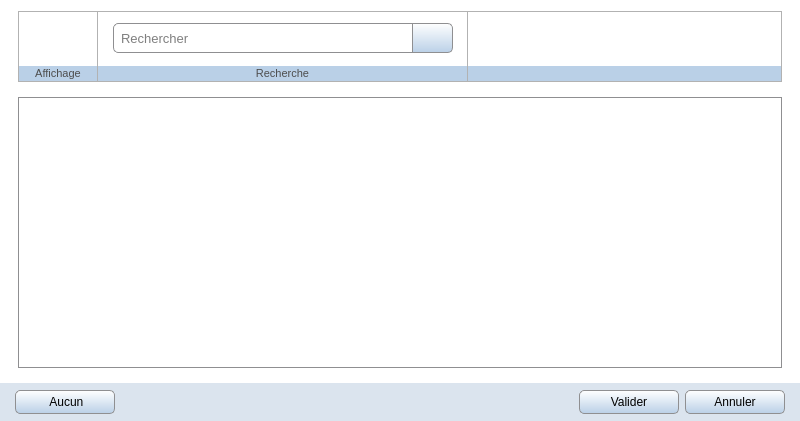
<?xml version="1.0" encoding="UTF-8"?>
<ui version="4.0">
 <class>Structure</class>
 <widget class="QWidget" name="Structure">
  <property name="windowModality">
   <enum>Qt::WindowModal</enum>
  </property>
  <property name="geometry">
   <rect>
    <x>0</x>
    <y>0</y>
    <width>800</width>
    <height>421</height>
   </rect>
  </property>
  <property name="windowIcon">
   <iconset resource="../icones/icons.qrc">
    <normaloff>:/Images/asc.svg</normaloff>:/Images/asc.svg</iconset>
  </property>
  <property name="styleSheet">
   <string notr="true">QWidget#Structure {background:#FFFFFF}</string>
  </property>
  <layout class="QGridLayout" name="gridLayout">
   <property name="leftMargin">
    <number>0</number>
   </property>
   <property name="rightMargin">
    <number>0</number>
   </property>
   <property name="bottomMargin">
    <number>0</number>
   </property>
   <property name="horizontalSpacing">
    <number>9</number>
   </property>
   <property name="verticalSpacing">
    <number>15</number>
   </property>
   <item row="1" column="0">
    <spacer name="horizontalSpacer_5">
     <property name="orientation">
      <enum>Qt::Horizontal</enum>
     </property>
     <property name="sizeType">
      <enum>QSizePolicy::Fixed</enum>
     </property>
     <property name="sizeHint" stdset="0">
      <size>
       <width>9</width>
       <height>20</height>
      </size>
     </property>
    </spacer>
   </item>
   <item row="1" column="2">
    <spacer name="horizontalSpacer_6">
     <property name="orientation">
      <enum>Qt::Horizontal</enum>
     </property>
     <property name="sizeType">
      <enum>QSizePolicy::Fixed</enum>
     </property>
     <property name="sizeHint" stdset="0">
      <size>
       <width>9</width>
       <height>20</height>
      </size>
     </property>
    </spacer>
   </item>
   <item row="0" column="1">
    <widget class="QWidget" name="actionbar" native="true">
     <property name="minimumSize">
      <size>
       <width>0</width>
       <height>71</height>
      </size>
     </property>
     <property name="maximumSize">
      <size>
       <width>16777215</width>
       <height>71</height>
      </size>
     </property>
     <property name="styleSheet">
      <string notr="true">QWidget#actionbar { border:1px solid #B2B2B2}</string>
     </property>
     <layout class="QGridLayout" name="gridLayout_2">
      <property name="leftMargin">
       <number>0</number>
      </property>
      <property name="topMargin">
       <number>0</number>
      </property>
      <property name="rightMargin">
       <number>0</number>
      </property>
      <property name="bottomMargin">
       <number>0</number>
      </property>
      <property name="spacing">
       <number>0</number>
      </property>
      <item row="0" column="2">
       <widget class="QPushButton" name="collapse_all">
        <property name="enabled">
         <bool>true</bool>
        </property>
        <property name="sizePolicy">
         <sizepolicy hsizetype="Minimum" vsizetype="Minimum">
          <horstretch>0</horstretch>
          <verstretch>0</verstretch>
         </sizepolicy>
        </property>
        <property name="minimumSize">
         <size>
          <width>40</width>
          <height>0</height>
         </size>
        </property>
        <property name="toolTip">
         <string>Replier tous les éléments</string>
        </property>
        <property name="styleSheet">
         <string notr="true">QPushButton{border: 0px solid #B2B2B2; border-right-width: 1px; padding-top: 1px; padding-left: 1px; }
QPushButton:hover{border-top-width: 1px; border-left-width: 1px; padding: 0px; background-color: qlineargradient(spread:pad, x1:0, y1:0, x2:0, y2:1, stop:0 #BAD0E7, stop:1 #FFFFFF); }
QPushButton:pressed{border-top-width: 1px; border-left-width: 1px; padding: 0px; background-color: qlineargradient(spread:pad, x1:0, y1:0, x2:0, y2:1, stop:0 #FFFFFF, stop:1 #8FADCC); }</string>
        </property>
        <property name="text">
         <string/>
        </property>
        <property name="icon">
         <iconset resource="../icones/icons.qrc">
          <normaloff>:/Images/collapse_all.png</normaloff>:/Images/collapse_all.png</iconset>
        </property>
        <property name="iconSize">
         <size>
          <width>24</width>
          <height>24</height>
         </size>
        </property>
        <property name="shortcut">
         <string notr="true">F4</string>
        </property>
        <property name="flat">
         <bool>true</bool>
        </property>
       </widget>
      </item>
      <item row="1" column="5">
       <widget class="QLabel" name="titre_rechercher">
        <property name="sizePolicy">
         <sizepolicy hsizetype="Minimum" vsizetype="Minimum">
          <horstretch>0</horstretch>
          <verstretch>0</verstretch>
         </sizepolicy>
        </property>
        <property name="font">
         <font>
          <family>Segoe UI</family>
          <pointsize>8</pointsize>
         </font>
        </property>
        <property name="styleSheet">
         <string notr="true">QLabel{color: #4D4D4D; border:1px solid #B2B2B2; border-top: 0px; border-left: 0px; background: #BAD0E7; padding-left: 5px; padding-right: 5px; }</string>
        </property>
        <property name="text">
         <string>Recherche</string>
        </property>
        <property name="alignment">
         <set>Qt::AlignCenter</set>
        </property>
       </widget>
      </item>
      <item row="0" column="5">
       <widget class="QWidget" name="search_widget" native="true">
        <property name="sizePolicy">
         <sizepolicy hsizetype="Preferred" vsizetype="Minimum">
          <horstretch>0</horstretch>
          <verstretch>0</verstretch>
         </sizepolicy>
        </property>
        <property name="styleSheet">
         <string notr="true">QWidget#search_widget{border-right: 1px solid #B2B2B2;}</string>
        </property>
        <layout class="QHBoxLayout" name="horizontalLayout_2">
         <property name="spacing">
          <number>0</number>
         </property>
         <property name="sizeConstraint">
          <enum>QLayout::SetMinimumSize</enum>
         </property>
         <property name="leftMargin">
          <number>15</number>
         </property>
         <property name="topMargin">
          <number>0</number>
         </property>
         <property name="rightMargin">
          <number>15</number>
         </property>
         <property name="bottomMargin">
          <number>0</number>
         </property>
         <item>
          <widget class="QLineEdit" name="search">
           <property name="sizePolicy">
            <sizepolicy hsizetype="Fixed" vsizetype="Fixed">
             <horstretch>0</horstretch>
             <verstretch>0</verstretch>
            </sizepolicy>
           </property>
           <property name="minimumSize">
            <size>
             <width>300</width>
             <height>30</height>
            </size>
           </property>
           <property name="maximumSize">
            <size>
             <width>16777215</width>
             <height>30</height>
            </size>
           </property>
           <property name="font">
            <font>
             <family>Segoe UI</family>
             <pointsize>10</pointsize>
            </font>
           </property>
           <property name="toolTip">
            <string>Rechercher</string>
           </property>
           <property name="styleSheet">
            <string notr="true">QLineEdit{border: 1px solid #8f8f91; border-top-left-radius: 5px; border-bottom-left-radius: 5px; padding-left: 5px; }</string>
           </property>
           <property name="placeholderText">
            <string>Rechercher</string>
           </property>
          </widget>
         </item>
         <item>
          <widget class="QPushButton" name="search_clear">
           <property name="minimumSize">
            <size>
             <width>40</width>
             <height>30</height>
            </size>
           </property>
           <property name="maximumSize">
            <size>
             <width>40</width>
             <height>30</height>
            </size>
           </property>
           <property name="toolTip">
            <string>Supprimer la recherche</string>
           </property>
           <property name="styleSheet">
            <string notr="true">QPushButton{border: 1px solid #8f8f91; border-left-width: 0px; border-bottom-right-radius: 5px; border-top-right-radius: 5px; background-color: qlineargradient(spread:pad, x1:0, y1:0, x2:0, y2:1, stop:0 #FFFFFF, stop:1 #BAD0E7); }
QPushButton:hover{background-color: qlineargradient(spread:pad, x1:0, y1:0, x2:0, y2:1, stop:0 #F8F8F8, stop:1 #8FADCC); }
QPushButton:pressed{background-color: qlineargradient(spread:pad, x1:0, y1:0, x2:0, y2:1, stop:0 #8FADCC, stop:1 #F8F8F8); }</string>
           </property>
           <property name="icon">
            <iconset resource="../icones/icons.qrc">
             <normaloff>:/Images/search_clear.svg</normaloff>:/Images/search_clear.svg</iconset>
           </property>
           <property name="iconSize">
            <size>
             <width>20</width>
             <height>20</height>
            </size>
           </property>
          </widget>
         </item>
        </layout>
       </widget>
      </item>
      <item row="0" column="9">
       <spacer name="actionbar_spacer">
        <property name="orientation">
         <enum>Qt::Horizontal</enum>
        </property>
        <property name="sizeHint" stdset="0">
         <size>
          <width>40</width>
          <height>20</height>
         </size>
        </property>
       </spacer>
      </item>
      <item row="1" column="1" colspan="2">
       <widget class="QLabel" name="titre_deplier">
        <property name="sizePolicy">
         <sizepolicy hsizetype="Minimum" vsizetype="Minimum">
          <horstretch>0</horstretch>
          <verstretch>0</verstretch>
         </sizepolicy>
        </property>
        <property name="minimumSize">
         <size>
          <width>0</width>
          <height>16</height>
         </size>
        </property>
        <property name="maximumSize">
         <size>
          <width>16777215</width>
          <height>16</height>
         </size>
        </property>
        <property name="font">
         <font>
          <family>Segoe UI</family>
          <pointsize>8</pointsize>
         </font>
        </property>
        <property name="styleSheet">
         <string notr="true">QLabel{color: #4D4D4D; border:1px solid #B2B2B2; border-top: 0px; background: #BAD0E7; padding-left: 5px; padding-right: 5px; }</string>
        </property>
        <property name="text">
         <string>Affichage</string>
        </property>
        <property name="alignment">
         <set>Qt::AlignCenter</set>
        </property>
       </widget>
      </item>
      <item row="0" column="1">
       <widget class="QPushButton" name="expand_all">
        <property name="enabled">
         <bool>true</bool>
        </property>
        <property name="sizePolicy">
         <sizepolicy hsizetype="Minimum" vsizetype="Minimum">
          <horstretch>0</horstretch>
          <verstretch>0</verstretch>
         </sizepolicy>
        </property>
        <property name="minimumSize">
         <size>
          <width>40</width>
          <height>0</height>
         </size>
        </property>
        <property name="toolTip">
         <string>Déplier tous les éléments</string>
        </property>
        <property name="styleSheet">
         <string notr="true">QPushButton{border: 0px solid #B2B2B2; padding-top: 1px; padding-right: 1px; padding-left: 1px; }
QPushButton:hover{border-top-width: 1px; border-right-width: 1px; border-left-width: 1px; padding: 0px; background-color: qlineargradient(spread:pad, x1:0, y1:0, x2:0, y2:1, stop:0 #BAD0E7, stop:1 #FFFFFF); }
QPushButton:pressed{border-top-width: 1px; border-right-width: 1px; border-left-width: 1px; padding: 0px; background-color: qlineargradient(spread:pad, x1:0, y1:0, x2:0, y2:1, stop:0 #FFFFFF, stop:1 #8FADCC); }</string>
        </property>
        <property name="text">
         <string/>
        </property>
        <property name="icon">
         <iconset resource="../icones/icons.qrc">
          <normaloff>:/Images/expand_all.png</normaloff>:/Images/expand_all.png</iconset>
        </property>
        <property name="iconSize">
         <size>
          <width>24</width>
          <height>24</height>
         </size>
        </property>
        <property name="shortcut">
         <string notr="true">F3</string>
        </property>
        <property name="flat">
         <bool>true</bool>
        </property>
       </widget>
      </item>
      <item row="1" column="9">
       <widget class="QWidget" name="end_title" native="true">
        <property name="styleSheet">
         <string notr="true">QWidget#end_title{color: #4D4D4D; border:1px solid #B2B2B2; border-top: 0px; border-left: 0px; background: #BAD0E7; padding-left: 5px; padding-right: 5px; }</string>
        </property>
       </widget>
      </item>
     </layout>
    </widget>
   </item>
   <item row="1" column="1">
    <widget class="QTreeView" name="tree">
     <property name="font">
      <font>
       <pointsize>10</pointsize>
      </font>
     </property>
     <property name="styleSheet">
      <string notr="true">QTreeView{padding-top: 5px; border: 1px solid #8f8f91}</string>
     </property>
     <property name="editTriggers">
      <set>QAbstractItemView::NoEditTriggers</set>
     </property>
     <property name="iconSize">
      <size>
       <width>20</width>
       <height>20</height>
      </size>
     </property>
     <property name="headerHidden">
      <bool>true</bool>
     </property>
    </widget>
   </item>
   <item row="2" column="0" colspan="3">
    <widget class="QWidget" name="fond" native="true">
     <property name="minimumSize">
      <size>
       <width>0</width>
       <height>38</height>
      </size>
     </property>
     <property name="maximumSize">
      <size>
       <width>16777215</width>
       <height>38</height>
      </size>
     </property>
     <property name="styleSheet">
      <string notr="true">QWidget#fond{background: #DBE4EE}</string>
     </property>
     <layout class="QHBoxLayout" name="horizontalLayout_3">
      <property name="leftMargin">
       <number>0</number>
      </property>
      <property name="topMargin">
       <number>0</number>
      </property>
      <property name="rightMargin">
       <number>0</number>
      </property>
      <property name="bottomMargin">
       <number>0</number>
      </property>
      <item>
       <spacer name="spacer_left_3">
        <property name="orientation">
         <enum>Qt::Horizontal</enum>
        </property>
        <property name="sizeType">
         <enum>QSizePolicy::Fixed</enum>
        </property>
        <property name="sizeHint" stdset="0">
         <size>
          <width>15</width>
          <height>20</height>
         </size>
        </property>
       </spacer>
      </item>
      <item>
       <widget class="QPushButton" name="none">
        <property name="minimumSize">
         <size>
          <width>100</width>
          <height>24</height>
         </size>
        </property>
        <property name="maximumSize">
         <size>
          <width>120</width>
          <height>24</height>
         </size>
        </property>
        <property name="font">
         <font>
          <family>Segoe UI</family>
          <pointsize>9</pointsize>
         </font>
        </property>
        <property name="styleSheet">
         <string notr="true">QPushButton{border: 1px solid #8f8f91; border-radius:5px ; background-color: qlineargradient(spread:pad, x1:0, y1:0, x2:0, y2:1, stop:0 #FFFFFF, stop:1 #BAD0E7)}
QPushButton:hover{background-color: qlineargradient(spread:pad, x1:0, y1:0, x2:0, y2:1, stop:0 #F8F8F8, stop:1 #8FADCC)}
QPushButton:pressed{background-color: qlineargradient(spread:pad, x1:0, y1:0, x2:0, y2:1, stop:0 #8FADCC, stop:1 #F8F8F8)}</string>
        </property>
        <property name="text">
         <string> Aucun</string>
        </property>
        <property name="icon">
         <iconset resource="../icones/icons.qrc">
          <normaloff>:/Images/none.svg</normaloff>:/Images/none.svg</iconset>
        </property>
        <property name="iconSize">
         <size>
          <width>16</width>
          <height>16</height>
         </size>
        </property>
       </widget>
      </item>
      <item>
       <spacer name="spacer_fond_1">
        <property name="orientation">
         <enum>Qt::Horizontal</enum>
        </property>
        <property name="sizeHint" stdset="0">
         <size>
          <width>40</width>
          <height>20</height>
         </size>
        </property>
       </spacer>
      </item>
      <item>
       <widget class="QPushButton" name="choose">
        <property name="minimumSize">
         <size>
          <width>100</width>
          <height>24</height>
         </size>
        </property>
        <property name="maximumSize">
         <size>
          <width>16777215</width>
          <height>24</height>
         </size>
        </property>
        <property name="font">
         <font>
          <family>Segoe UI</family>
          <pointsize>9</pointsize>
         </font>
        </property>
        <property name="styleSheet">
         <string notr="true">QPushButton{border: 1px solid #8f8f91; border-radius:5px ; background-color: qlineargradient(spread:pad, x1:0, y1:0, x2:0, y2:1, stop:0 #FFFFFF, stop:1 #BAD0E7)}
QPushButton:hover{background-color: qlineargradient(spread:pad, x1:0, y1:0, x2:0, y2:1, stop:0 #F8F8F8, stop:1 #8FADCC)}
QPushButton:pressed{background-color: qlineargradient(spread:pad, x1:0, y1:0, x2:0, y2:1, stop:0 #8FADCC, stop:1 #F8F8F8)}</string>
        </property>
        <property name="text">
         <string>Valider</string>
        </property>
        <property name="shortcut">
         <string notr="true">Ctrl+S</string>
        </property>
       </widget>
      </item>
      <item>
       <widget class="QPushButton" name="quit">
        <property name="minimumSize">
         <size>
          <width>100</width>
          <height>24</height>
         </size>
        </property>
        <property name="maximumSize">
         <size>
          <width>16777215</width>
          <height>24</height>
         </size>
        </property>
        <property name="font">
         <font>
          <family>Segoe UI</family>
          <pointsize>9</pointsize>
         </font>
        </property>
        <property name="styleSheet">
         <string notr="true">QPushButton{border: 1px solid #8f8f91; border-radius:5px ; background-color: qlineargradient(spread:pad, x1:0, y1:0, x2:0, y2:1, stop:0 #FFFFFF, stop:1 #BAD0E7)}
QPushButton:hover{background-color: qlineargradient(spread:pad, x1:0, y1:0, x2:0, y2:1, stop:0 #F8F8F8, stop:1 #8FADCC)}
QPushButton:pressed{background-color: qlineargradient(spread:pad, x1:0, y1:0, x2:0, y2:1, stop:0 #8FADCC, stop:1 #F8F8F8)}</string>
        </property>
        <property name="text">
         <string>Annuler</string>
        </property>
        <property name="shortcut">
         <string notr="true">Esc</string>
        </property>
       </widget>
      </item>
      <item>
       <spacer name="spacer_fond_2">
        <property name="orientation">
         <enum>Qt::Horizontal</enum>
        </property>
        <property name="sizeType">
         <enum>QSizePolicy::Fixed</enum>
        </property>
        <property name="sizeHint" stdset="0">
         <size>
          <width>15</width>
          <height>20</height>
         </size>
        </property>
       </spacer>
      </item>
     </layout>
    </widget>
   </item>
  </layout>
 </widget>
 <tabstops>
  <tabstop>tree</tabstop>
 </tabstops>
 <resources>
  <include location="../icones/icons.qrc"/>
 </resources>
 <connections/>
</ui>
